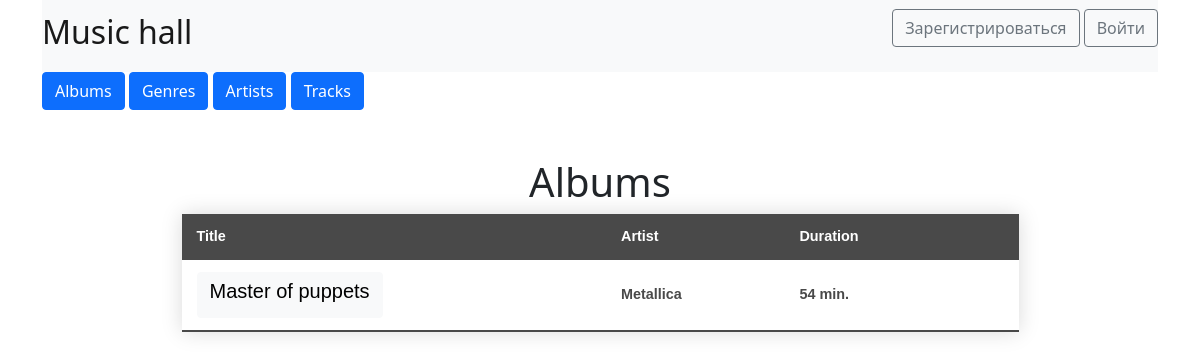
/albums_list, run on the app's committed database.
### data/artists.py (models this page shows)
class Artist(SqlAlchemyBase, SerializerMixin):
    __tablename__ = 'artists'
    id = sqlalchemy.Column(sqlalchemy.Integer,
                           primary_key=True, autoincrement=True)
    name = sqlalchemy.Column(sqlalchemy.String, nullable=True)

### data/albums.py (models this page shows)
class Album(SqlAlchemyBase, SerializerMixin):
    __tablename__ = 'albums'
    id = sqlalchemy.Column(sqlalchemy.Integer,
                           primary_key=True, autoincrement=True)
    title = sqlalchemy.Column(sqlalchemy.String, nullable=True)
    artistid = sqlalchemy.Column(sqlalchemy.Integer,
                                 sqlalchemy.ForeignKey(
                                  "artists.id", ondelete='SET DEFAULT'),
                                 default=0
                                 )
    raiting = sqlalchemy.Column(sqlalchemy.Integer)

### main.py (the view)
@app.route("/albums_list")
def albums_list():
    info = keeper.get_pretty_albums_list()
    return render_template("albums.html", title='Hall', lst=info)

### data/db_keeper.py (called while the page is built)
    def get_pretty_albums_list(self):
        db_sess = db_session.create_session()
        albums = db_sess.query(Album).filter(Album.id > 0).all()
        out = []
        for i in albums:
            tracks = db_sess.query(Track).filter(
                Track.albumid == i.id).all()
            artist = db_sess.query(Artist).filter(
                Artist.id == i.artistid).first().name
            duration = sum(map(lambda x: x.seconds, tracks))
            out.append(
                {'album': i.to_dict(
                    only=(
                        'id', 'title'
                    )), 'duration': duration // 60,
                    'artist': artist}
            )
        return out

### data/db_session.py (called while the page is built)
def create_session() -> Session:
    global __factory
    return __factory()

### templates/albums.html (shortened to what this page needs)
{% extends "base.html" %}
{% block content %}
    <h1 class="centred"><br>Albums</h1>
    <table class="styled-table" align="middle">
        <thead>
            <tr>
                <th>Title</th>
                <th>Artist</th>
                <th>Duration</th>
                <th></th>
            </tr>
        </thead>
        <tbody>
            {% for item in lst %}
            <tr class="active-row">
                <td>
                    <a href="/album_info/{{item['album']['id']}}" type="button" class="btn btn-light"><h5>{{item["album"]["title"]}}</h5></a>
                </td>
                <td>{{item["artist"]}}</td>
                <td>{{item["duration"]}} min.</td>
                <td>
                </td>
            </tr>
            {% endfor %}
        </tbody>
    </table>
{% endblock %}

### static/css/style.css (style rules this page uses)
.centred { text-align: center; text-valign: center; }
.styled-table { border-collapse: collapse; width: 75%; margin-left:auto; margin-right:auto; font-size: 0.9em; font-family: sans-serif; box-shadow: 0 0 20px rgba(0, 0, 0, 0.15); }
.styled-table thead tr { background-color: #494949; color: #ffffff; text-align: left; }
.styled-table th, .styled-table td { padding: 12px 15px; }
.styled-table tbody tr { border-bottom: 1px solid #dddddd; }
.styled-table tbody tr:last-of-type { border-bottom: 2px solid #494949; }
.styled-table tbody tr.active-row { font-weight: bold; color: #494949; }

### data on the page
Artist: album "Master of puppets", artist "Metallica", duration "54"
